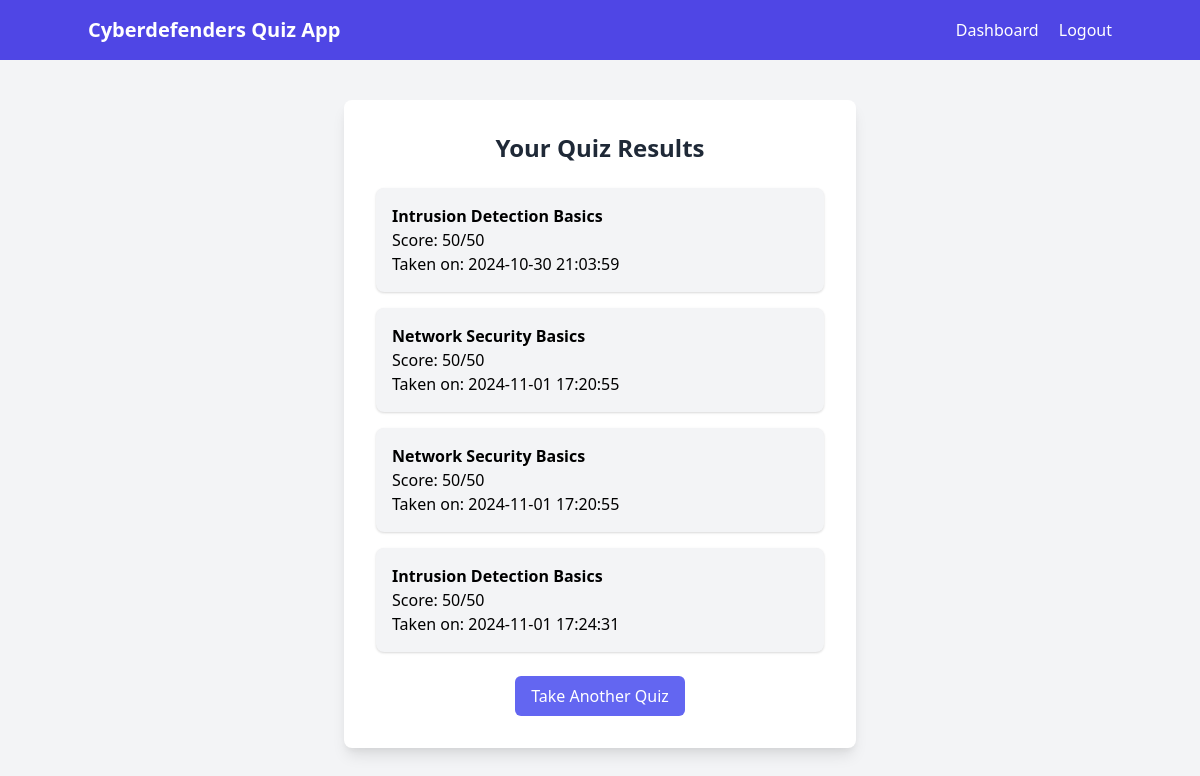
The app's page /dashboard (signed in) with its own data.
### tables this page shows
CREATE TABLE quiz_results (
    id INTEGER PRIMARY KEY,
    user_id INTEGER NOT NULL,
    quiz_id INTEGER NOT NULL,
    score INTEGER,
    timestamp DATETIME DEFAULT CURRENT_TIMESTAMP,
    FOREIGN KEY (user_id) REFERENCES users(id) ON DELETE CASCADE,
    FOREIGN KEY (quiz_id) REFERENCES quizzes(id) ON DELETE CASCADE
);

CREATE TABLE quizzes (
    id INTEGER PRIMARY KEY,
    name TEXT UNIQUE NOT NULL
);

### app.py (the view)
@app.route('/dashboard')
def dashboard():
    if 'email' not in session:
        flash("You need to log in first.", "warning")
        return redirect(url_for('login'))
    conn = get_db()
    user = conn.execute('SELECT * FROM users WHERE email = ?', (session['email'],)).fetchone()
    quiz_results = conn.execute('''
        SELECT quizzes.name, quiz_results.score, quiz_results.timestamp
        FROM quiz_results
        JOIN quizzes ON quiz_results.quiz_id = quizzes.id
        WHERE quiz_results.user_id = ?
    ''', (user['id'],)).fetchall()
    return render_template('dashboard.html', quiz_results=quiz_results)

### app.py (called while the page is built)
def get_db():
    app.logger.info(f"Opening file {DATABASE}")
    conn = sqlite3.connect(DATABASE)
    conn.row_factory = sqlite3.Row
    return conn

### templates/dashboard.html (shortened to what this page needs)
{% extends "base.html" %}
{% block content %}
    <h2 class="text-2xl font-semibold text-gray-800 mb-6 text-center">Your Quiz Results</h2>
    <ul class="space-y-4">
        {% for result in quiz_results %}
            <li class="bg-gray-100 p-4 rounded-lg shadow">
                <p><strong>{{ result['name'] }}</strong></p>
                <p>Score: {{ result['score'] }}/50</p>
                <p>Taken on: {{ result['timestamp'] }}</p>
            </li>
        {% endfor %}
    </ul>
    <div class="mt-6 text-center">
        <a href="{{ url_for('select_quiz') }}" class="inline-block bg-indigo-500 text-white py-2 px-4 rounded-md hover:bg-indigo-600">Take Another Quiz</a>
    </div>
{% endblock %}

### records on screen
quiz_results: name "Intrusion Detection Basics", score "50", timestamp "2024-10-30 21:03:59"
quiz_results: name "Network Security Basics", score "50", timestamp "2024-11-01 17:20:55"
quiz_results: name "Network Security Basics", score "50", timestamp "2024-11-01 17:20:55"
quiz_results: name "Intrusion Detection Basics", score "50", timestamp "2024-11-01 17:24:31"
